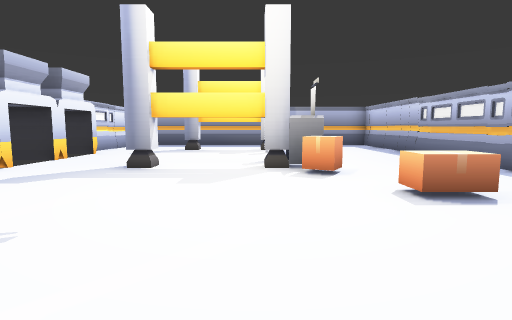
View 1 (above)

12 first-person views from a walk through a scene from a Unity 3-D project. The camera is 1.4 m above the floor, tilts 6° down and sees 80° across. The floor is counted in squares, 2 m on a side. Each view is taken from the middle of a square. On the plan, view 1 faces up. The plan holds only what a view shows up to about 10 squares ahead; the rest is blank. Some animated figures are left out. Door leaves are left out, so doorways stand open.

View 2
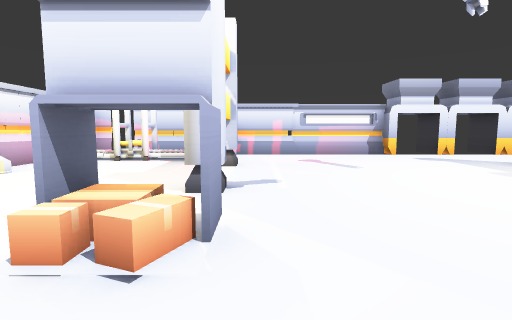

View 3
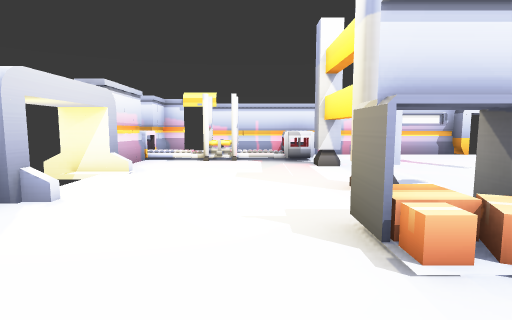

View 4
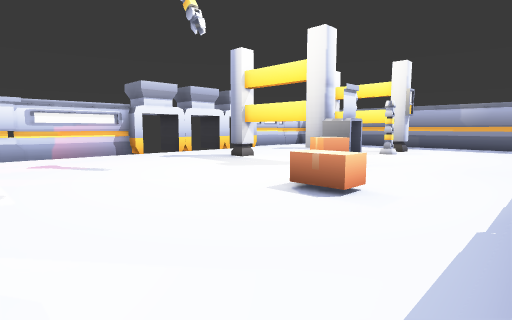

View 5
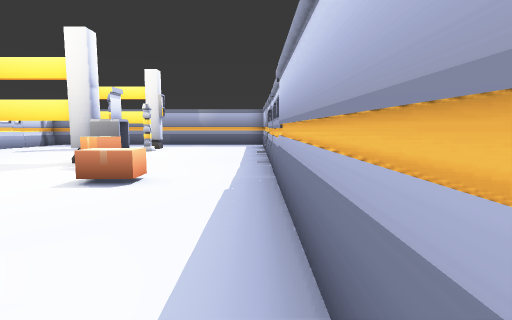

View 6
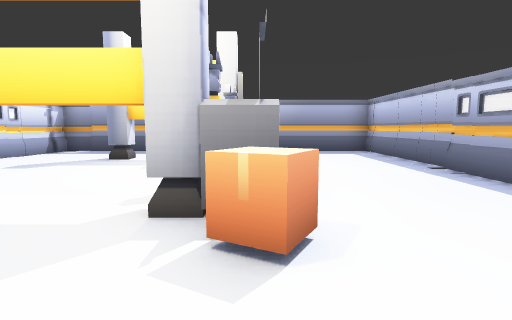

View 7
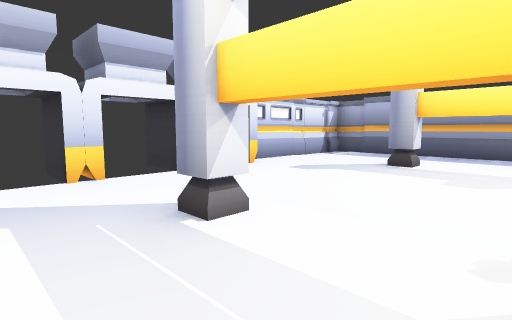

View 8
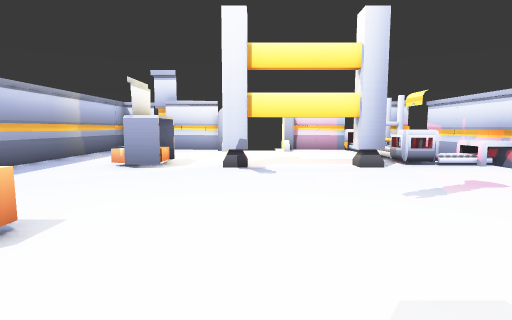

View 9
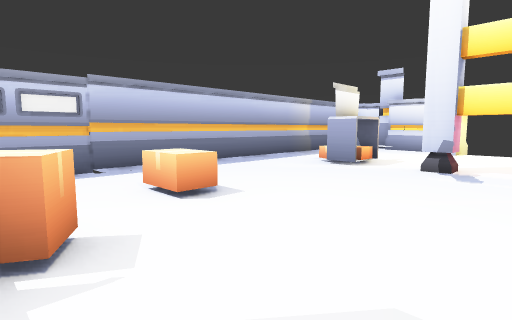

View 10
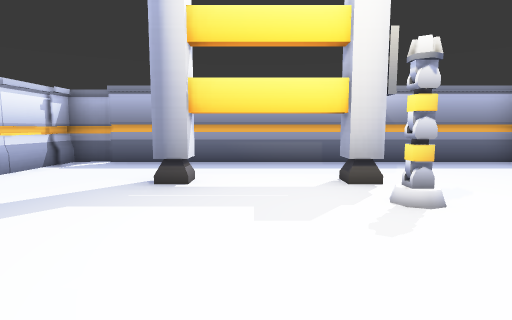

View 11
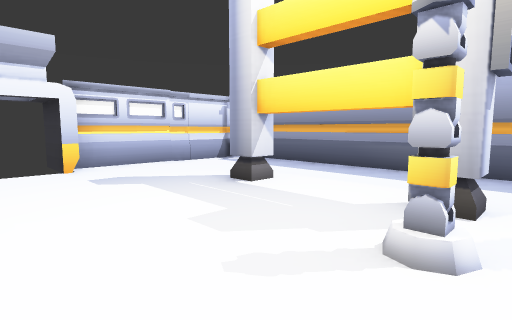

View 12
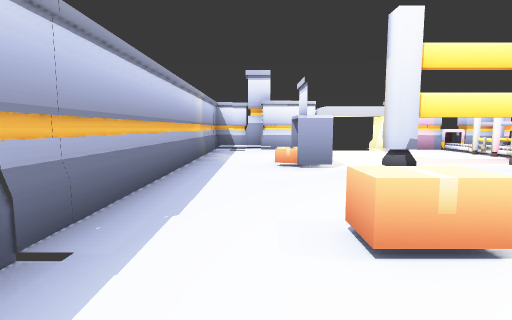

### Floor plan
Key: @ floor where view 1 was taken; # wall or solid block; x gap in a wall; . floor; / step, stairs or slope; D open door; = window, fence, low wall or low ledge; ^ raised ledge; B box; O other object.
Columns run from 6 left of view 1 to 5 right of it. Each row starts with its distance up from view 1.
 13  ###
 12  #.#########
 11  #.........#
 10  #..O.O....#
  9 ##.....O...#
  8 #OD........#
  7 #OD...O....#
  6   D...O#...#
  5 #OD.O..B...#
  4  OD........#
  3  #......B..#
  2  #.........#
  1  #.........#
  0  #....@.O..#
 -1  #=OO.O.B..#
 -2  #./.......#
 -3  DDO.......#
 -4  D.O.......#
 -5  ##^#x O####

Where each view was taken, in squares from view 1:
view 1: 0 up, 0 right, facing up
view 2: 0 up, 4 right, facing left
view 3: 2 down, 4 right, facing left
view 4: 0 up, 4 right, facing up-left
view 5: 1 down, 4 right, facing up
view 6: 3 up, 1 right, facing up
view 7: 4 up, 0 right, facing up-left
view 8: 5 up, 0 right, facing down
view 9: 5 up, 1 left, facing down-right
view 10: 6 up, 1 left, facing up
view 11: 7 up, 1 right, facing up-left
view 12: 5 up, 3 right, facing down
